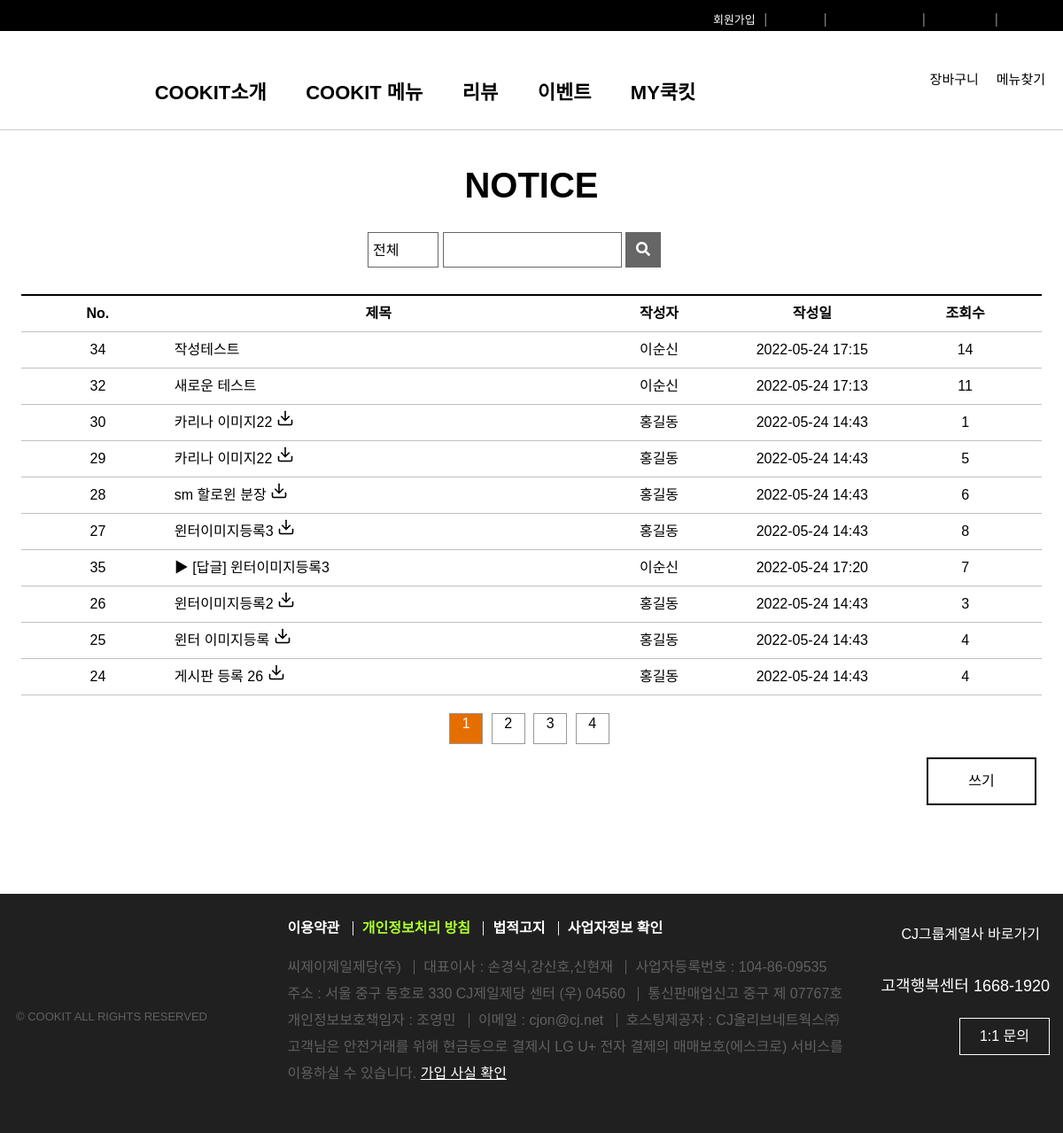
Before: /fboard/1/fList/ with the older database file.
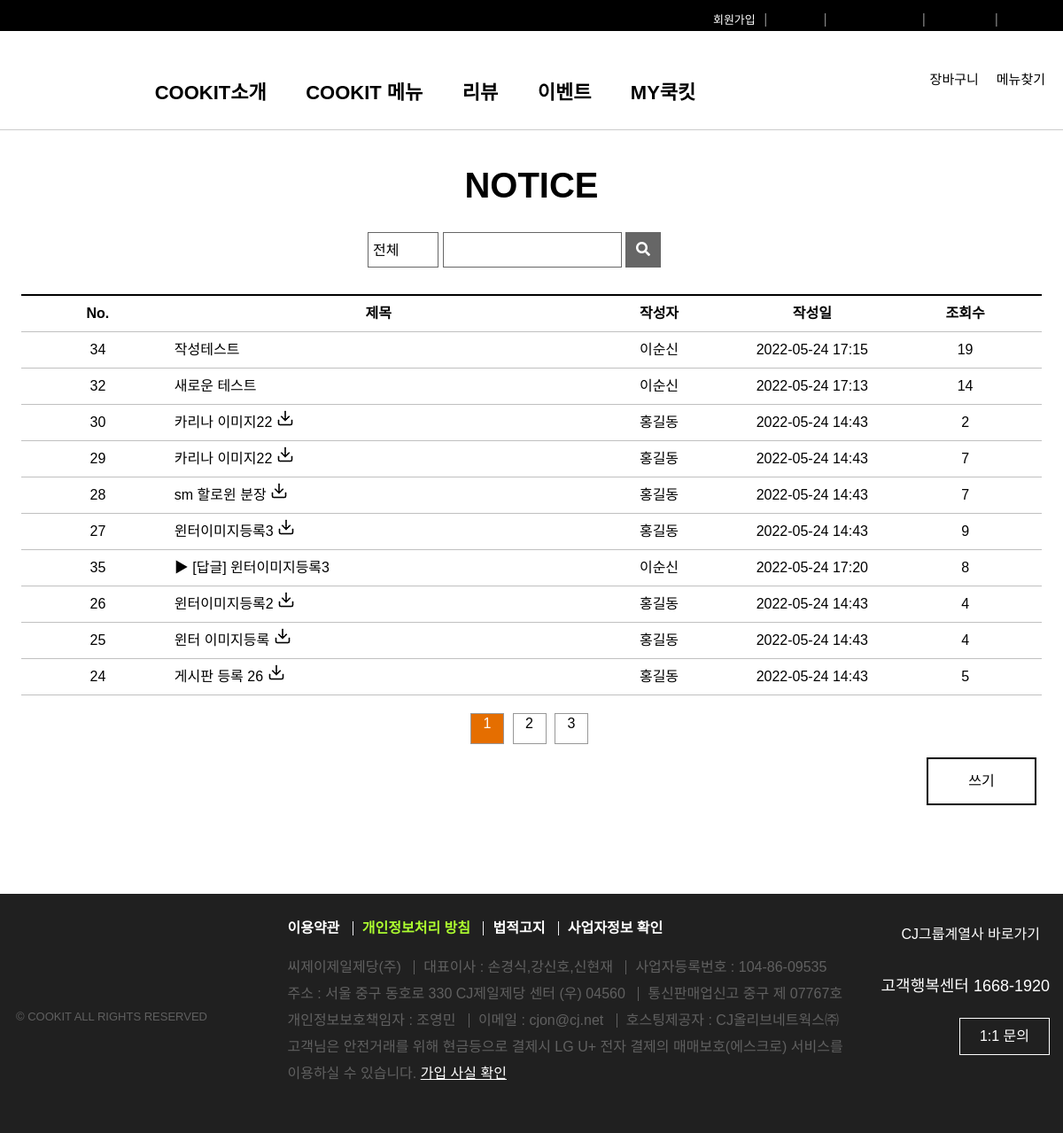
After: the same page with the newer database file.
### fboard/models.py (models this page shows, shortened)
class Fboard(models.Model):
    f_no = models.AutoField(primary_key=True)
    member = models.ForeignKey(Member,on_delete=models.DO_NOTHING,null=True)
    f_title = models.CharField(max_length=1000)
    f_content = models.TextField()
    f_group = models.IntegerField(default=0)
    f_step = models.IntegerField(default=0)
    f_indent = models.IntegerField(default=0)
    f_hit = models.IntegerField(default=1)
    f_createdate =models.DateTimeField(default=datetime.now(),blank=True)
    f_updatedate = models.DateTimeField(default=datetime.now(),blank=True)
    f_file = models.ImageField(blank=True)

### member/models.py (models this page shows, shortened)
class Member(models.Model):
    id = models.CharField(max_length=30,primary_key=True)
    pw = models.CharField(max_length=300)
    name = models.CharField(max_length=100)
    nickname = models.CharField(max_length=100)
    tel = models.CharField(max_length=13,blank=True)
    zipcode = models.CharField(max_length=6,blank=True)
    address1 = models.CharField(max_length=300,blank=True)
    address2 = models.CharField(max_length=300,blank=True)
    gender = models.CharField(max_length=10,default='남자')
    hobby = models.CharField(max_length=100,blank=True)
    createdate = models.DateTimeField(datetime.now(),blank=True)
    updatedate = models.DateTimeField(datetime.now(),blank=True)

### fboard/views.py (the view)
# urls.py: path('<int:nowpage>/fList/',views.fList,name='fList'),
def fList(request,nowpage):
    qs = Fboard.objects.order_by('-f_group','f_step')
    print("nowpage : ",nowpage)
    paginator=Paginator(qs,10) # 1페이지에 나타낼 수 있는 게시글 수 설정
    fList=paginator.get_page(nowpage) # 요청한 페이지의 게시글을 10개 전달
    context={'fList':fList,'nowpage':nowpage}
    return render(request,'fList.html',context)

### fboard/templates/fList.html (shortened to what this page needs)
{%extends 'base.html'%}
{% load static %}
  {%block content-block%}
  <head>
    <link rel="stylesheet" href="{% static 'css/notice_list.css' %}">
  </head>
  <h1 id="noticeH1">NOTICE</h1>
  <div class="wrapper">
    <form action="{%url 'fboard:fList' nowpage=1 %}" id="search" name="search" method="post"  enctype="multipart/form-data">
      <select name="category" id="category">
        <option value="all">전체</option>
        </select>
        <div class="title">
          <input type="text" name='searchword' id='searchword' size="16">
        </div>
        <button type="button" onclick='searchBtn()'><i class="fas fa-search"></i></button>
      </form>
    </div>
    <table>
      <colgroup>
        <col width="15%">
        <col width="40%">
        <col width="15%">
        <col width="15%">
        <col width="15%">
      </colgroup>
      <tr>
        <th>No.</th>
        <th>제목</th>
        <th>작성자</th>
        <th>작성일</th>
        <th>조회수</th>
      </tr>
      {% if fList %}
      {% for board in fList %}
      <tr>
        <td>{{board.f_no}}</td>
        <td class="table-title">
          <a href="{% url 'fboard:fView' nowpage board.f_no %}">
            {% if board.f_indent > 0 %}
            {% for i in "x"|rjust:board.f_indent %}
            ▶
            {% endfor %}
            {% endif %}
            {{board.f_title}}
            {% if board.f_file%}
            <img src="/static/images/dicon1.png">
            {%endif%}
          </a>
        </td>
        <td>{{board.member.name}}</td>
        <td>{{board.f_updatedate|date:'Y-m-d H:i'}}</td>
        <td>{{board.f_hit}}</td>
      </tr>
      {% endfor %}
      {% else %}
      <tr>
        <td colspan='5'>데이터가 없습니다.</td>
      </tr>
      {% endif %}
    </table>
    <ul class="page-num">
      {% if fList.has_previous %}
      <a href="{%url 'fboard:fList' nowpage=1 %}"><li class="first"></li></a>
      <a href="{%url 'fboard:fList' nowpage=fList.previous_page_number %}"><li class="prev"></li></a>
      {%else%}
      <li class="first"></li>
      <li class="prev"></li>
      {%endif%}
      {% for page in fList.paginator.page_range %}
      {% if page != nowpage %}
      <a href="{%url 'fboard:fList' nowpage=page %}">
        <li class="num"><div>{{page}}</div></li>
      </a>
      {% else %}
      <li class="num on"><div>{{page}}</div></li>
      {% endif %}
      {% endfor %}
      {% if fList.has_next %}
      <a href="{%url 'fboard:fList' nowpage=fList.next_page_number %}"><li class="next"></li></a>
      <a href="{%url 'fboard:fList' nowpage=fList.paginator.num_pages %}"><li class="last"></li></a>
      {% else %}
      <li class="next"></li>
      <li class="last"></li>
      {% endif %}
    </ul>
    <div class="write" onclick="writeBtn()">쓰기</div>
    {%endblock content-block%}

### fboard/templates/base.html (shortened to what this page needs)
{% load static %}
<!DOCTYPE html>
<html lang="ko">
<head>
  <link rel="stylesheet" href="https://cdnjs.cloudflare.com/ajax/libs/font-awesome/5.12.1/css/all.min.css">
  <link rel="stylesheet" href="{% static 'css/style.css' %}">
</head>
<body>
  <header>
    <ul>
      {% if not request.session.session_id%}
      <li>회원가입</li> <span>|</span>
      <li><a href="{% url 'member:login' %}">로그인</a></li> <span>|</span>
      {% else %}
      <li>{{request.session.session_nickname}}님</li> <span>|</span>
      <li><a href="{% url 'member:logout' %}">로그아웃</a></li> <span>|</span>
      {% endif %}
      <li><a href="{% url 'fboard:fList' nowpage=1 %}">고객행복센터</a></li> <span>|</span>
      <li><a href="{% url 'product:pWrite' %}">상품등록</li> <span>|</span>
      <li><a href="/admin">admin</a></li>
    </ul>
  </header>
  <nav>
    <a href="{% url 'index' %}"><div class="logo"></div></a>
    <div id="search">
      <div class="search"></div><br>
      <span>메뉴찾기</span>
    </div>
    <div id="cart">
      <div class="cart"></div><br>
      <span>장바구니</span>
    </div>
    <div class="nav-menu">
      <ul>
        <li>COOKIT소개</li>
        <li>COOKIT 메뉴</li>
        <li>리뷰</li>
        <li>이벤트</li>
        <li>MY쿡킷</li>
      </ul>
    </div>
  </nav>
  <section>
    {%block content-block %}
    {%endblock content-block%}
  </section>
  <footer>
    <div class="wrapper">
      <div class="footer-left">
        <div class="footer-logo"></div>
        <div class="copyright">© COOKIT ALL RIGHTS RESERVED</div>
      </div>
      <div class="footer-center">
        <ul class="footer-nav">
          <li class="first-list">이용약관</li>
          <li class="green">개인정보처리 방침</li>
          <li>법적고지</li>
          <li>사업자정보 확인</li>
        </ul>
        <ul class="footer-info">
          <li class="first-list">씨제이제일제당(주)</li>
          <li>대표이사 : 손경식,강신호,신현재</li>
          <li>사업자등록번호 : 104-86-09535</li>
          <li class="first-list">주소 : 서울 중구 동호로 330 CJ제일제당 센터 (우) 04560</li>
          <li>통신판매업신고 중구 제 07767호</li>
          <li class="first-list">개인정보보호책임자 : 조영민</li>
          <li>이메일 : cjon@cj.net</li>
          <li>호스팅제공자 : CJ올리브네트웍스㈜</li>
        </ul>
        <div id="check">고객님은 안전거래를 위해 현금등으로 결제시 LG U+ 전자 결제의 매매보호(에스크로) 서비스를 이용하실 수 있습니다. <span class="check">가입 사실 확인</span></div>
      </div>
      <div class="footer-right">
        <div id="shortcut">
          <span>CJ그룹계열사 바로가기</span>
          <div class="shortcut"></div>
        </div>
        <div class="call">고객행복센터 1668-1920</div>
        <div class="inquery">1:1 문의</div>
      </div>
    </div>
  </footer>
</body>
</html>

### static/css/style.css (style rules this page uses)
*, body { margin: 0; padding: 0; font-family: 'Noto Sans KR', sans-serif; font-size: 16px; }
a { text-decoration: none; }
button { cursor: pointer; }
header { height: 35px; background: black; color: white; }
header ul { margin: 8px 15px 0px 0; float: right; list-style-type: none; }
li { display: inline-block; padding-right: 5px; font-size: 13px; }
header span { padding-right: 5px; color: gray; }
nav { width: 100%; border-bottom: 1px #ccc solid; padding-top: 15px; padding-bottom: 20px; }
.nav-menu { text-align: center; width: 80%; }
nav ul { display: inline-block; position: relative; top: -8px; margin: auto; }
nav li { margin-top: 0; padding: 0 20px; font-size: 22px; font-weight: bold; }
nav div { display: inline-block; }
.logo { background: url(https://www.cjcookit.com/cjkit/web/images/common/ico_set.png) no-repeat -310px -375px; background-size: 800px 800px; width: 110px; height: 40px; margin-left: 5px; }
#cart, #search { float: right; margin-right: 20px; }
.cart { position: relative; left: 10px; width: 45px; height: 30px; background: url(https://www.cjcookit.com/cjkit/web/images/common/ico_set.png) no-repeat -584px -320px; background-size: 800px 800px; }
.search { position: relative; left: 10px; width: 45px; height: 30px; background: url(https://www.cjcookit.com/cjkit/web/images/common/ico_set.png) no-repeat -624px -320px; background-size: 800px 800px; }
nav span { position: relative; top: -6px; font-size: 15px; }
footer { display: inline-block; width: 100%; height: 240px; margin-top: 50px; padding-top: 30px; background: #202020; color: #606060; }
footer li { font-size: 16px; }
.wrapper { width: 1200px; margin: auto; }
footer > div > div { display: inline-block; }
.footer-left { width: 300px; }
.footer-center { width: 640px; margin-left: 20px; }
.footer-right { float: right; width: 210px; color: white; margin-top: 8px; margin-right: 15px; }
.footer-logo { position: relative; top: -100px; background: url(https://www.cjcookit.com/cjkit/web/images/common/ico_set.png) no-repeat -310px -310px; background-size: 800px 800px; width: 170px; height: 60px; margin-top: 30px; margin-left: 10px; }
.copyright { display: block; position: relative; top: -65px; left: 18px; font-size: 13px; }
.footer-nav { color: white; margin-bottom: 20px; }
.footer-nav li { height: 16px; line-height: 15px; padding-left: 10px; padding-right: 10px; border-left: 1px solid #ededf0; font-weight: bolder; }
.footer-info { line-height: 30px; }
.footer-info li { height: 16px; line-height: 15px; padding-left: 10px; padding-right: 10px; border-left: 1px solid #606060; }
.first-list { padding-left: 0px !important; border-left: none !important; }
.green { color: greenyellow; }
#check { line-height: 30px; }
.check { color: white; text-decoration: underline; }
.footer-right div { float: right; }
.shortcut { display: inline-block; position: relative; top: -3px; right: -10px; width: 26px; height: 26px; margin-bottom: 25px; background: url(https://www.cjcookit.com/cjkit/web/images/common/ico_set.png) no-repeat -635px 0px; background-size: 800px 800px; transform: rotate(90deg); }
#shortcut > span { position: relative; top: -6px; right: -15px; color: white; }
.call { font-size: 18px; margin-bottom: 25px; }
.inquery { width: 100px; height: 40px; line-height: 40px; text-align: center; border: 1px solid white; }

Changed rows visible on the page:
changed Fboard "작성테스트": f_hit "14" → "19"
changed Fboard "새로운 테스트": f_hit "11" → "14"
changed Fboard id 30: f_hit "1" → "2"
changed Fboard id 29: f_hit "5" → "7"
changed Fboard "sm 할로윈 분장": f_hit "6" → "7"
changed Fboard "윈터이미지등록3": f_hit "8" → "9"
changed Fboard "[답글] 윈터이미지등록3": f_hit "7" → "8"
changed Fboard "윈터이미지등록2": f_hit "3" → "4"
changed Fboard "게시판 등록 26": f_hit "4" → "5"
Other visible differences:
list line gone: "4"
